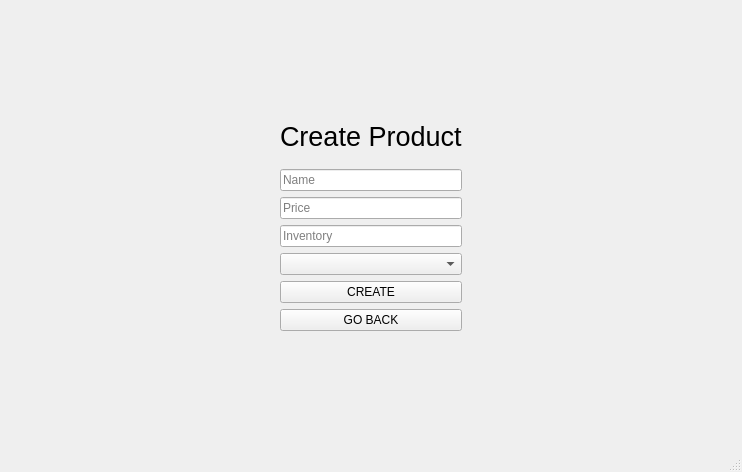
<?xml version="1.0" encoding="UTF-8"?>
<ui version="4.0">
 <class>createproduto</class>
 <widget class="QMainWindow" name="createproduto">
  <property name="geometry">
   <rect>
    <x>0</x>
    <y>0</y>
    <width>742</width>
    <height>472</height>
   </rect>
  </property>
  <property name="windowTitle">
   <string>MainWindow</string>
  </property>
  <property name="autoFillBackground">
   <bool>true</bool>
  </property>
  <widget class="QWidget" name="centralwidget">
   <property name="sizePolicy">
    <sizepolicy hsizetype="Preferred" vsizetype="Preferred">
     <horstretch>0</horstretch>
     <verstretch>0</verstretch>
    </sizepolicy>
   </property>
   <layout class="QGridLayout" name="gridLayout">
    <item row="2" column="10">
     <spacer name="verticalSpacer_12">
      <property name="orientation">
       <enum>Qt::Orientation::Vertical</enum>
      </property>
      <property name="sizeHint" stdset="0">
       <size>
        <width>20</width>
        <height>40</height>
       </size>
      </property>
     </spacer>
    </item>
    <item row="2" column="3">
     <spacer name="verticalSpacer_9">
      <property name="orientation">
       <enum>Qt::Orientation::Vertical</enum>
      </property>
      <property name="sizeHint" stdset="0">
       <size>
        <width>20</width>
        <height>40</height>
       </size>
      </property>
     </spacer>
    </item>
    <item row="2" column="11">
     <spacer name="verticalSpacer_11">
      <property name="orientation">
       <enum>Qt::Orientation::Vertical</enum>
      </property>
      <property name="sizeHint" stdset="0">
       <size>
        <width>20</width>
        <height>40</height>
       </size>
      </property>
     </spacer>
    </item>
    <item row="2" column="5">
     <spacer name="verticalSpacer_6">
      <property name="orientation">
       <enum>Qt::Orientation::Vertical</enum>
      </property>
      <property name="sizeHint" stdset="0">
       <size>
        <width>20</width>
        <height>40</height>
       </size>
      </property>
     </spacer>
    </item>
    <item row="0" column="6">
     <spacer name="horizontalSpacer">
      <property name="orientation">
       <enum>Qt::Orientation::Horizontal</enum>
      </property>
      <property name="sizeHint" stdset="0">
       <size>
        <width>40</width>
        <height>20</height>
       </size>
      </property>
     </spacer>
    </item>
    <item row="1" column="6">
     <spacer name="verticalSpacer">
      <property name="orientation">
       <enum>Qt::Orientation::Vertical</enum>
      </property>
      <property name="sizeHint" stdset="0">
       <size>
        <width>20</width>
        <height>40</height>
       </size>
      </property>
     </spacer>
    </item>
    <item row="2" column="0">
     <spacer name="verticalSpacer_3">
      <property name="orientation">
       <enum>Qt::Orientation::Vertical</enum>
      </property>
      <property name="sizeHint" stdset="0">
       <size>
        <width>20</width>
        <height>40</height>
       </size>
      </property>
     </spacer>
    </item>
    <item row="2" column="1">
     <spacer name="horizontalSpacer_3">
      <property name="orientation">
       <enum>Qt::Orientation::Horizontal</enum>
      </property>
      <property name="sizeHint" stdset="0">
       <size>
        <width>40</width>
        <height>20</height>
       </size>
      </property>
     </spacer>
    </item>
    <item row="2" column="7">
     <spacer name="verticalSpacer_8">
      <property name="orientation">
       <enum>Qt::Orientation::Vertical</enum>
      </property>
      <property name="sizeHint" stdset="0">
       <size>
        <width>20</width>
        <height>40</height>
       </size>
      </property>
     </spacer>
    </item>
    <item row="2" column="12">
     <spacer name="horizontalSpacer_4">
      <property name="orientation">
       <enum>Qt::Orientation::Horizontal</enum>
      </property>
      <property name="sizeHint" stdset="0">
       <size>
        <width>40</width>
        <height>20</height>
       </size>
      </property>
     </spacer>
    </item>
    <item row="3" column="6">
     <spacer name="verticalSpacer_2">
      <property name="orientation">
       <enum>Qt::Orientation::Vertical</enum>
      </property>
      <property name="sizeHint" stdset="0">
       <size>
        <width>20</width>
        <height>40</height>
       </size>
      </property>
     </spacer>
    </item>
    <item row="2" column="2">
     <spacer name="verticalSpacer_10">
      <property name="orientation">
       <enum>Qt::Orientation::Vertical</enum>
      </property>
      <property name="sizeHint" stdset="0">
       <size>
        <width>20</width>
        <height>40</height>
       </size>
      </property>
     </spacer>
    </item>
    <item row="2" column="6">
     <layout class="QFormLayout" name="formLayout_2">
      <property name="topMargin">
       <number>2</number>
      </property>
      <item row="0" column="0" colspan="2">
       <widget class="QLabel" name="label">
        <property name="sizePolicy">
         <sizepolicy hsizetype="Maximum" vsizetype="Maximum">
          <horstretch>0</horstretch>
          <verstretch>0</verstretch>
         </sizepolicy>
        </property>
        <property name="font">
         <font>
          <pointsize>20</pointsize>
         </font>
        </property>
        <property name="text">
         <string>Create Product</string>
        </property>
       </widget>
      </item>
      <item row="1" column="0" colspan="2">
       <spacer name="horizontalSpacer_5">
        <property name="orientation">
         <enum>Qt::Orientation::Horizontal</enum>
        </property>
        <property name="sizeHint" stdset="0">
         <size>
          <width>40</width>
          <height>5</height>
         </size>
        </property>
       </spacer>
      </item>
      <item row="2" column="0" colspan="2">
       <widget class="QLineEdit" name="NameField">
        <property name="sizePolicy">
         <sizepolicy hsizetype="Minimum" vsizetype="Maximum">
          <horstretch>0</horstretch>
          <verstretch>0</verstretch>
         </sizepolicy>
        </property>
        <property name="text">
         <string/>
        </property>
        <property name="echoMode">
         <enum>QLineEdit::EchoMode::Normal</enum>
        </property>
        <property name="readOnly">
         <bool>false</bool>
        </property>
        <property name="placeholderText">
         <string>Name</string>
        </property>
       </widget>
      </item>
      <item row="4" column="0" colspan="2">
       <widget class="QLineEdit" name="PriceField">
        <property name="placeholderText">
         <string>Price</string>
        </property>
       </widget>
      </item>
      <item row="6" column="0" colspan="2">
       <widget class="QLineEdit" name="InventoryField">
        <property name="sizePolicy">
         <sizepolicy hsizetype="Minimum" vsizetype="Maximum">
          <horstretch>0</horstretch>
          <verstretch>0</verstretch>
         </sizepolicy>
        </property>
        <property name="font">
         <font>
          <stylestrategy>PreferAntialias</stylestrategy>
          <hintingpreference>PreferNoHinting</hintingpreference>
         </font>
        </property>
        <property name="text">
         <string/>
        </property>
        <property name="echoMode">
         <enum>QLineEdit::EchoMode::Normal</enum>
        </property>
        <property name="placeholderText">
         <string>Inventory</string>
        </property>
       </widget>
      </item>
      <item row="8" column="0" colspan="2">
       <widget class="QComboBox" name="comboBox">
        <property name="placeholderText">
         <string>Unidade Medida</string>
        </property>
       </widget>
      </item>
      <item row="10" column="0" colspan="2">
       <widget class="QPushButton" name="CreateButton">
        <property name="sizePolicy">
         <sizepolicy hsizetype="Minimum" vsizetype="Fixed">
          <horstretch>0</horstretch>
          <verstretch>0</verstretch>
         </sizepolicy>
        </property>
        <property name="text">
         <string>CREATE</string>
        </property>
       </widget>
      </item>
      <item row="11" column="0" colspan="2">
       <widget class="QPushButton" name="voltarButton">
        <property name="text">
         <string>GO BACK</string>
        </property>
       </widget>
      </item>
     </layout>
    </item>
    <item row="2" column="13">
     <spacer name="verticalSpacer_4">
      <property name="orientation">
       <enum>Qt::Orientation::Vertical</enum>
      </property>
      <property name="sizeHint" stdset="0">
       <size>
        <width>20</width>
        <height>40</height>
       </size>
      </property>
     </spacer>
    </item>
    <item row="4" column="6">
     <spacer name="horizontalSpacer_2">
      <property name="orientation">
       <enum>Qt::Orientation::Horizontal</enum>
      </property>
      <property name="sizeHint" stdset="0">
       <size>
        <width>40</width>
        <height>20</height>
       </size>
      </property>
     </spacer>
    </item>
    <item row="2" column="4">
     <spacer name="verticalSpacer_5">
      <property name="orientation">
       <enum>Qt::Orientation::Vertical</enum>
      </property>
      <property name="sizeHint" stdset="0">
       <size>
        <width>20</width>
        <height>40</height>
       </size>
      </property>
     </spacer>
    </item>
    <item row="2" column="8">
     <spacer name="verticalSpacer_7">
      <property name="orientation">
       <enum>Qt::Orientation::Vertical</enum>
      </property>
      <property name="sizeHint" stdset="0">
       <size>
        <width>20</width>
        <height>40</height>
       </size>
      </property>
     </spacer>
    </item>
   </layout>
  </widget>
  <widget class="QMenuBar" name="menubar">
   <property name="geometry">
    <rect>
     <x>0</x>
     <y>0</y>
     <width>742</width>
     <height>21</height>
    </rect>
   </property>
  </widget>
  <widget class="QStatusBar" name="statusbar"/>
 </widget>
 <resources/>
 <connections/>
</ui>
